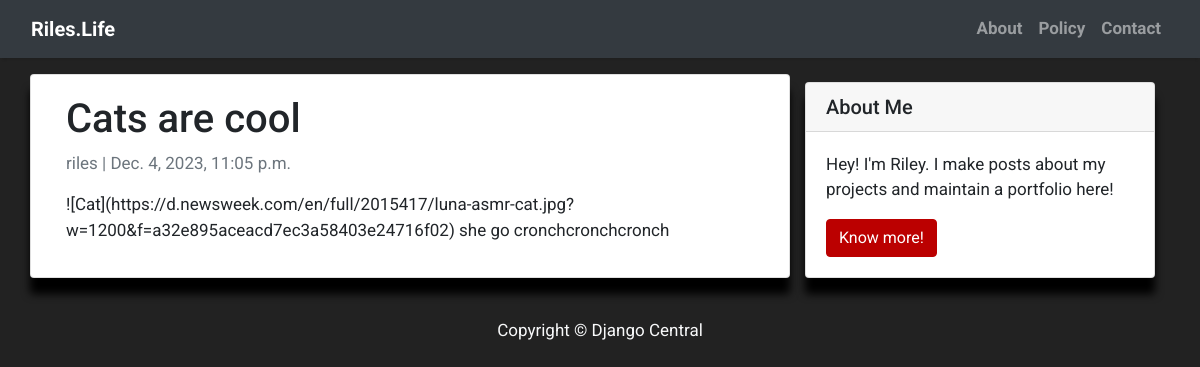
Page /cats-are-cool/ on the committed database.
### blog/models.py (models this page shows, shortened)
class Post(models.Model):
    title = models.CharField(max_length=200, unique=True)
    slug = models.SlugField(max_length=200, unique=True)
    author = models.ForeignKey(User, on_delete= models.CASCADE, related_name='blog_posts')
    updated_on = models.DateTimeField(auto_now= True)
    content = models.TextField()
    created_on = models.DateTimeField(auto_now_add= True)
    status = models.IntegerField(choices= STATUS, default=0)
    class Meta:
        ordering = ['-created_on']

### blog/views.py (the view)
# urls.py: path('<slug:slug>/', views.PostDetail.as_view(), name="post_detail")
class PostDetail(generic.DetailView):
    model = Post
    template_name = 'post_detail.html'

### templates/post_detail.html
{% extends 'base.html' %} {% block content %}
<div class="container">
  <div class="row">
    <div class="col-md-8 card mb-4  mt-3 left  top">
      <div class="card-body">
        <h1>{% block title %} {{ object.title }} {% endblock title %}</h1>
        <p class=" text-muted">{{ post.author }} | {{ post.created_on }}</p>
        <p class="card-text "><md-block>{{ object.content | safe }}</md-block></p>
      </div>
    </div>
    {% block sidebar %} {% include 'sidebar.html' %} {% endblock sidebar %}
  </div>
</div>
{% endblock content %}

### templates/base.html (style rules this page uses)
body { font-family: "Roboto", sans-serif; font-size: 17px; background-color: #222; }

### templates/sidebar.html (style rules this page uses)
.card { box-shadow: 0 16px 8px #000; }

### rows in the picture
Post: title "Cats are cool", author "riles", created_on "Dec. 4, 2023, 11:05 p.m.", content "![Cat](https://d.newsweek.com/en/full/2015417/luna-asmr-cat.jpg?w=1200&f=a32e895aceacd7ec3a58403e24716f02) she go cronchcronchcronch"
